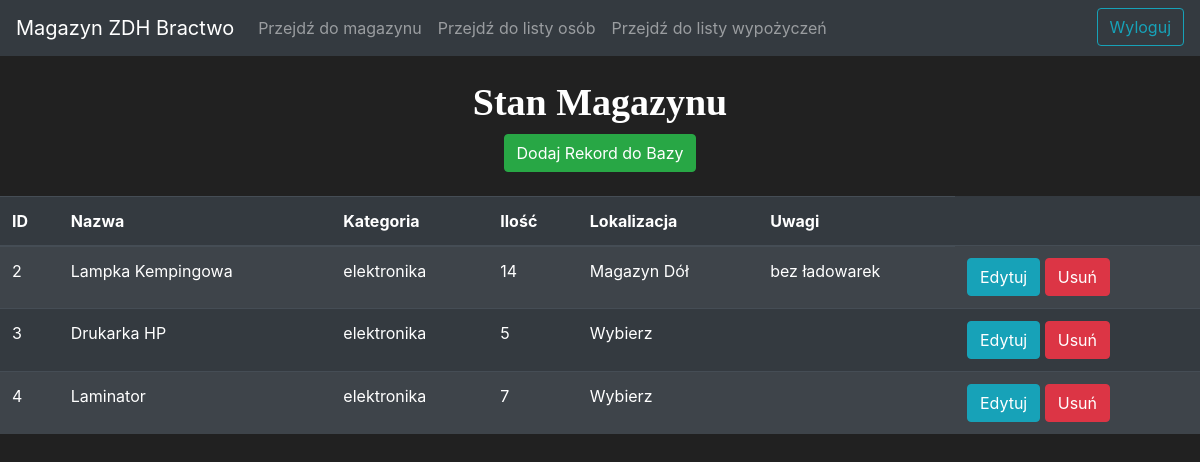
Page /magazine (signed in) on the committed database.
### app.py (models this page shows, shortened)
class Item(db.Model):
    id = db.Column(db.Integer(), primary_key=True)
    name = db.Column(db.String(length=30), nullable=False, unique=True)
    category = db.Column(db.String(length=30), nullable=False)
    amount = db.Column(db.Integer(), nullable=True)
    localization = db.Column(db.String(length=30), nullable=False)
    notes = db.Column(db.String(length=60), nullable=True)

### app.py (the view)
@app.route("/magazine")
@login_required
def magazine_page():
    items = Item.query.all()
    return render_template('magazine.html', items=items)

### app.py (called while the page is built)
@login_manager.user_loader
def load_user(user_id):
    return User.query.get(int(user_id))

### templates/magazine.html (shortened to what this page needs)
{% extends "template_main.html" %}
{% block content %}
<br>
<h1 style="font-family: Calibri; font-size: 38px; font-weight: 600; text-align: center;">
    Stan Magazynu
</h1>
<div class="form-wrapper" style="font-size: 16px;">
    <a href="{{ url_for('magazine_page_add') }}" class="btn btn-outline btn-success">
        Dodaj Rekord do Bazy
    </a>
</div>
{% endblock %}
{%block table %}
    <table class="table table-striped table-dark">
    <thead>
        <tr>
        <th scope="col">ID</th>
        <th scope="col">Nazwa</th>
        <th scope="col">Kategoria</th>
        <th scope="col">Ilość</th>
        <th scope="col">Lokalizacja</th>
        <th scope="col">Uwagi</th>
        </tr>
    </thead>
    <tbody>
        {% for item in items %}
                    <tr>
                        <td>{{ item.id }}</td>
                        <td>{{ item.name }}</td>
                        <td>{{ item.category }}</td>
                        <td>{{ item.amount }}</td>
                        <td>{{ item.localization }}</td>
                        <td>{{ item.notes}}</td>
                        <td>
                            <a href="{{url_for('magazine_page_edit', id=item.id)}}" class="btn btn-outline btn-info ">Edytuj</a>
                            <a href="{{url_for('magazine_page_delete', id=item.id)}}" class="btn btn-outline btn-danger">Usuń</a>
                        </td>
                    </tr>
        {% endfor %}
    </tbody>
    </table>
{%endblock%}

### templates/magazine.html (style rules this page uses)
.form-wrapper { width: fit-content; margin: 0 auto; }

### templates/template_main.html (style rules this page uses)
body { background-color: #212121; color: white }

### rows in the picture
Item: id "2", name "Lampka Kempingowa", category "elektronika", amount "14", localization "Magazyn Dół", notes "bez ładowarek"
Item: id "3", name "Drukarka HP", category "elektronika", amount "5", localization "Wybierz"
Item: id "4", name "Laminator", category "elektronika", amount "7", localization "Wybierz"
